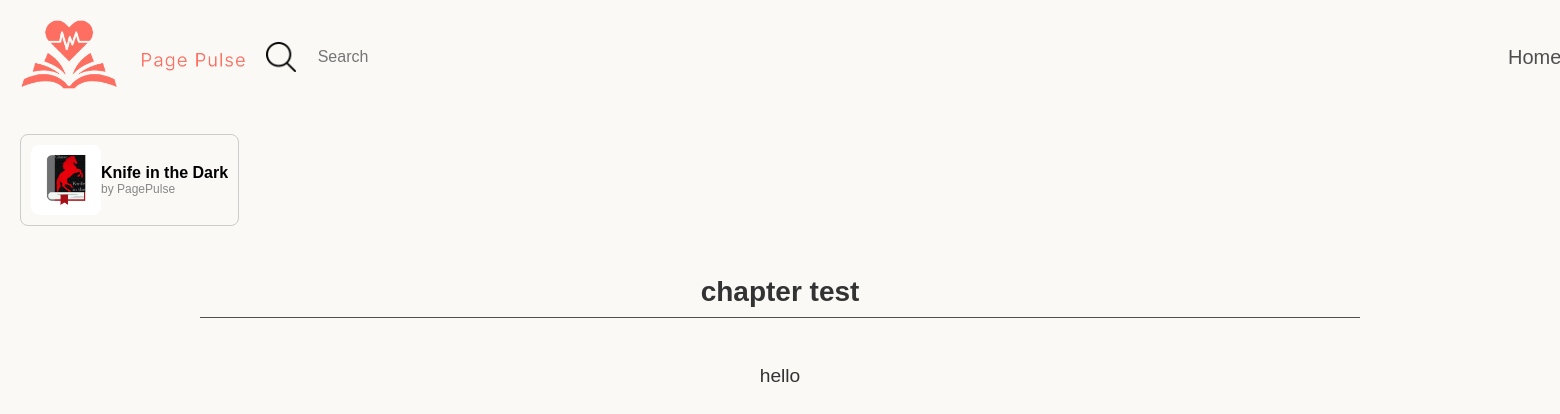
/reading/read/29/, run on an earlier commit of the app's database.
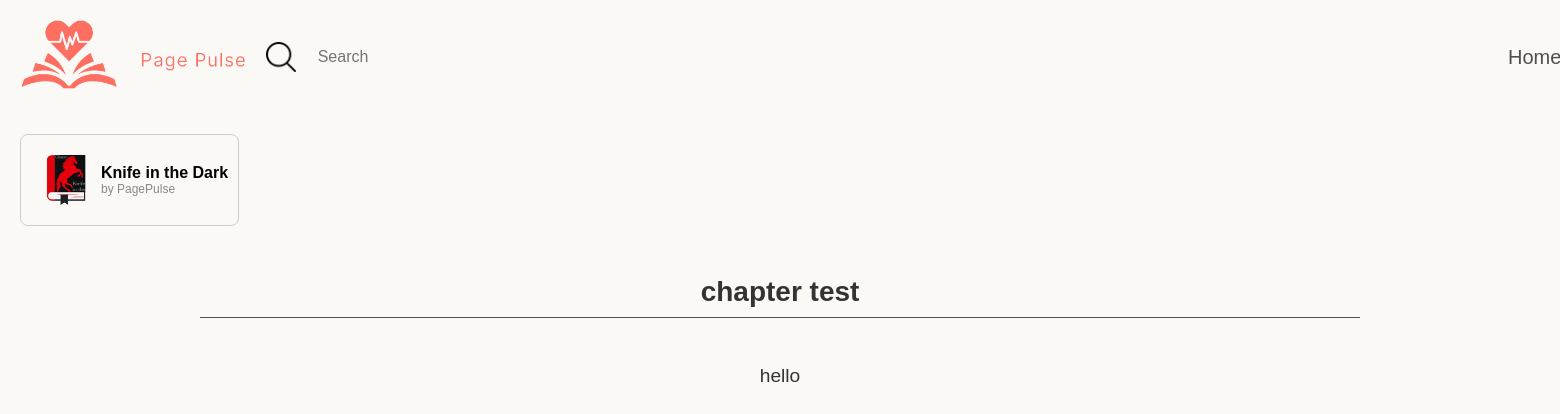
And on a later commit of the database.
### book/models.py (models this page shows, shortened)
class Book(models.Model):
    title = models.CharField(max_length=200)
    author = models.CharField(max_length=100)
    published_date = models.DateField()
    book_image = models.ImageField(upload_to='books/', blank=True, null=True)
    description = models.TextField(blank=True, null=True)
    genre = models.CharField(max_length=50, choices=[
        ('Fiction', 'Fiction'),
        ('Mystery', 'Mystery'),
        ('Romance', 'Romance'),
        ('Fantasy', 'Fantasy'),
        ('Thriller', 'Thriller'),
        ('Adventure', 'Adventure'),
        ('LGBTQ+', 'LGBTQ+'),
        ('New Adult', 'New Adult'),
        ('Short Story', 'Short Story'),
    ])

class Chapter(models.Model):
    book = models.ForeignKey(Book, on_delete=models.CASCADE, related_name='chapters')
    title = models.CharField(max_length=200)
    content = models.TextField()
    created_at = models.DateTimeField(auto_now_add=True)

### reading/views.py (the view)
# urls.py: path('read/<int:book_id>/', views.read_book, name='read_book'),
def read_book(request, book_id, chapter_id=None):
    book = Book.objects.get(id=book_id)
    chapters = book.chapters.all().order_by('id')
    chapter = chapters.first() if not chapter_id else chapters.get(id=chapter_id)
    return render(request, 'readbook.html', {
        'book': book,
        'chapter': chapter,
        'chapters': chapters,
    })

### reading/templates/readbook.html (shortened to what this page needs)
{% load static %}
<!DOCTYPE html>
<html lang="en">
<head>
</head>
<body>
    <header>
        <div class="header-container">
            <div class="logo">
                <a href="{% url 'homepage' %}">
                    <img src="{% static 'Images/IM2 Logo.png' %}" alt="Page Pulse Logo">
                </a>
            </div>
            <div class="search-container">
                <div class="search-bar">
                    <img src="{% static 'Images/search.png' %}" alt="Search" class="search-icon">
                    <input type="search" class="search-field" placeholder="Search">
                </div>
            </div>
            <div class="nav-container">
                <div class="nav-item"><a href="{% url 'homepage' %}" class="nav-link {% if request.path == '/' %}active{% endif %}">Home</a></div>
            </div>
        </div>
    </header>
    <div class="custom-dropdown">
        <div class="dropdown-header">
            <img src="{{ book.book_image.url }}" alt="Book Icon" class="book-icon">
            <div class="book-info">
                <span class="book-title">{{ book.title }}</span>
                <span class="book-author">by {{ book.author }}</span>
            </div>
        </div>
    </div>
    <h2>{{ chapter.title }}</h2>
    <div class="content-container">
        <p>{{ chapter.content }}</p>
    </div>
</body>
</html>

### reading/templates/readbook.html (style rules this page uses)
body { font-family: Arial, sans-serif; margin: 0; padding: 0; background-color: #FAF9F6; }
h2 { font-size: 1.75rem; color: #333; text-align: center; margin-top: 30px; position: relative; padding-bottom: 10px; }
h2::after { content: ""; display: block; width: calc(100% - 400px); height: 1px; background-color: #4F4F4F; margin: 0 auto; position: absolute; left: 200px; bottom: 0; }
p { font-size: 1.2rem; line-height: 1.6; margin-top: 20px; color: #333; }
.header-container { display: flex; align-items: center; gap: 20px; margin: 20px; }
.logo img { height: 70px; }
header { display: flex; justify-content: space-between; align-items: center; width: 100%; }
.nav-container { display: flex; align-items: center; gap: 20px; margin-left: 93%; }
.nav-item { cursor: pointer; color: #4F4F4F; font-size: 20px; margin-right: 10px; }
.nav-item a { white-space: nowrap; font-weight: 50; text-decoration: none; color: #4F4F4F; font-size: 20px; }
.nav-link { text-decoration: none; color: #666; font-weight: 500; }
.search-container { display: flex; }
.search-bar { display: flex; align-items: center; position: relative; }
.search-icon { height: 30px; width: auto; margin-right: 10px; }
.search-field { padding: 10px 10px 10px 10px; font-size: 16px; border: 2px solid #FAF9F6; border-radius: 10px; width: 300px; background-color: #FAF9F6; }
.content-container { margin-left: 200px; margin-right: 200px; display: flex; justify-content: center; }
.content-container p { max-width: 100%; word-wrap: break-word; }
.custom-dropdown { position: relative; display: inline-block; padding: 20px; }
.dropdown-header { display: flex; align-items: center; cursor: pointer; padding: 10px; border: 1px solid #ccc; border-radius: 8px; }
.book-icon { width: 70px; height: 70px; border-radius: 8px; }
.book-info { display: flex; flex-direction: column; }
.book-title { font-size: 16px; font-weight: bold; }
.book-author { font-size: 12px; font-weight: 300; color: #888; }

What changed in the data, as far as the page shows it:
changed Book "Knife in the Dark": book_image: a different picture
